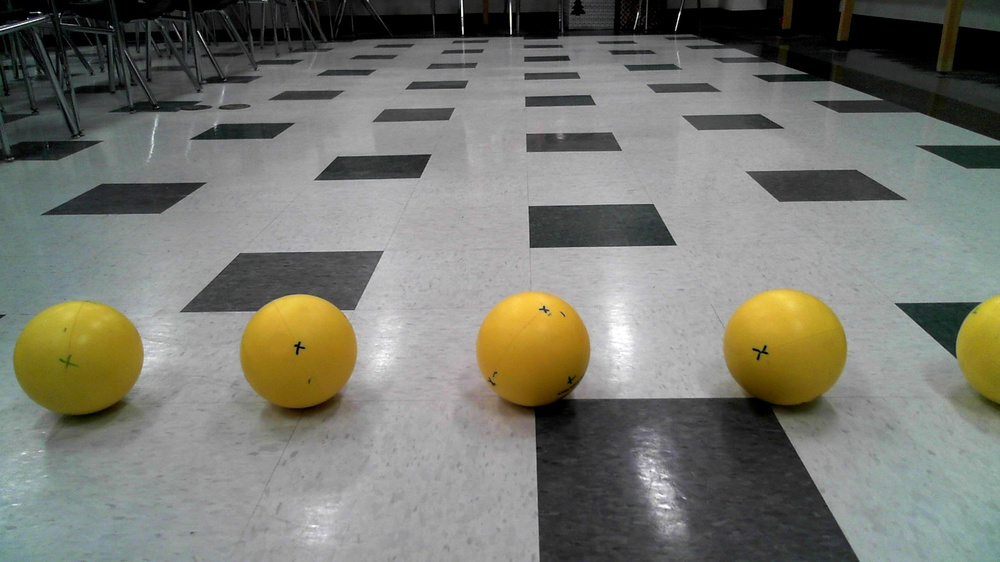
#> input picture calibrate/0_sourceImg/03.jpeg, 1000 x 562 px, shrunk from 1920 x 1080 before the run; its folder holds only this picture in this run
$ python 1_getConversions.py
#> lines starting #> are read from the running program, lines starting #| are printed output that depends on the picture; after the words box and inside, x2 and y2 are one past the last pixel; in counts of white or black regions, pixels touching at a corner belong together
import cv2
import numpy as np
import json
import os
import glob
import re


def process_fuel_images(input_folder, output_file, preview_folder):
#> called with input_folder = './0_sourceImg', output_file = '1_DataOut.json', preview_folder = './1_previews'
    if not os.path.exists(preview_folder):
        os.makedirs(preview_folder)

    image_paths = glob.glob(os.path.join(input_folder, "*.jpeg"))
    image_paths.sort(key=lambda f: int(re.search(r'(\d+)', os.path.basename(f)).group(1)), reverse=True)

    master_data = {}

    for img_path in image_paths:
        filename = os.path.basename(img_path)
        dist_match = re.search(r'(\d+)', filename)
        distance = int(dist_match.group(1)) if dist_match else 0

        img = cv2.imread(img_path)
#> img is the input picture: shape (562, 1000, 3); mean B, G, R 112.6, 121.3, 120.6
        if img is None: continue
        height, width, _ = img.shape
#> height = 562; width = 1000

        # 1. Improved Color Segmentation
        hsv = cv2.cvtColor(img, cv2.COLOR_BGR2HSV)
#> hsv: shape (562, 1000, 3); mean H, S, V 50.7, 33.1, 124.6
        lower_yellow = np.array([15, 90, 80])
        upper_yellow = np.array([40, 255, 255])
        mask = cv2.inRange(hsv, lower_yellow, upper_yellow)
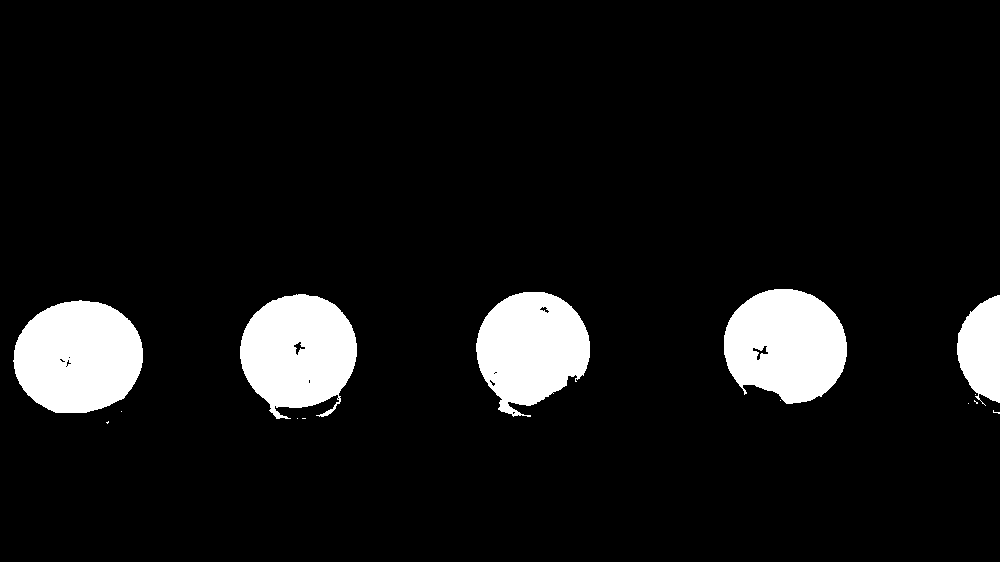
#> mask: shape (562, 1000); 8.3% white; 14 white regions (9 under 20 px), largest, box (x1, y1, x2, y2) and area: (13, 300, 143, 413) 11536, (724, 289, 847, 404) 10803, (240, 294, 357, 419) 10658, (476, 292, 590, 417) 10030, (957, 295, 1000, 406) 3479

        # Close gaps inside balls (logos, marks) and open to remove small noise
        kernel = np.ones((7, 7), np.uint8)
        mask = cv2.morphologyEx(mask, cv2.MORPH_CLOSE, kernel)
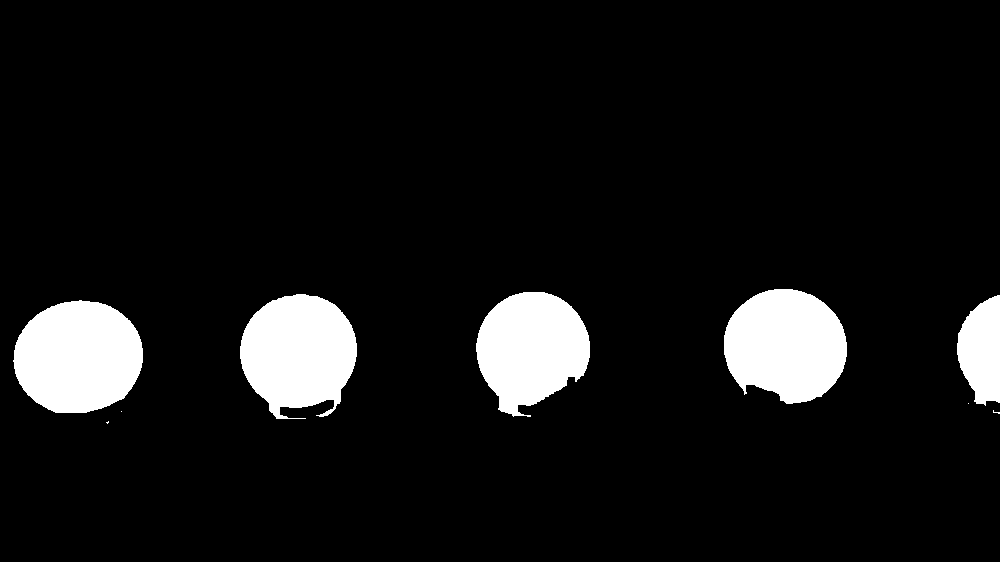
#> mask: shape (562, 1000); 8.4% white; 9 white regions (4 under 20 px), largest, box (x1, y1, x2, y2) and area: (13, 300, 143, 413) 11555, (724, 289, 847, 404) 10893, (240, 294, 357, 419) 10819, (476, 292, 590, 417) 10151, (957, 295, 1000, 406) 3581
        mask = cv2.morphologyEx(mask, cv2.MORPH_OPEN, kernel)
#> mask: shape (562, 1000); 8.3% white; 5 white regions

        # 2. Extract Detections
        contours, _ = cv2.findContours(mask, cv2.RETR_EXTERNAL, cv2.CHAIN_APPROX_SIMPLE)
#> contours = 5 contours; box (x1, y1, x2, y2) and area: (14, 301, 143, 413) 11375, (724, 289, 847, 404) 10690, (240, 294, 357, 415) 10492, (476, 292, 590, 414) 9909, (957, 296, 1000, 404) 3444
        candidates = []
        for cnt in contours:
            area = cv2.contourArea(cnt)
            if area < 100: continue
            M = cv2.moments(cnt)
            if M["m00"] != 0:
                cx, cy = int(M["m10"] / M["m00"]), int(M["m01"] / M["m00"])
                candidates.append({'x': cx, 'y': cy, 'area': area})
#> this loop made 5 passes
#> (area, cx, cy) on passes 1 to 5: (11375, 77, 356), (3444, 981, 350), (10492, 298, 351), (9909, 530, 348), (10690, 785, 344)
#> after the loop, candidates = 5 items

        if not candidates: continue

        # 3. Filter out reflections based on Y-density
        # Reflections are usually below the main row. We sort by Y (ascending = top to bottom)
        candidates.sort(key=lambda c: c['y'])

        # Heuristic: Find the most consistent Y-level (the real row)
        # We take the Y of the top-most few balls as the 'target'
        target_y = np.median([c['y'] for c in candidates[:min(len(candidates), 5)]])
#> target_y = 350
        # Reject anything significantly lower than the top row (reflecting below)
        # We allow a small buffer for lens distortion
        valid_candidates = [c for c in candidates if abs(c['y'] - target_y) < (height * 0.1)]
#> valid_candidates = 5 items

        if not valid_candidates: continue
        valid_candidates.sort(key=lambda b: b['x'])

        # 4. Grid Mapping with Conflict Resolution
        # Calculate pixel-to-index unit
        if len(valid_candidates) > 1:
            gaps = [valid_candidates[i + 1]['x'] - valid_candidates[i]['x'] for i in range(len(valid_candidates) - 1)]
#> gaps = [221, 232, 255, 196]
            pixel_unit = np.median(gaps)
#> pixel_unit = 226.5
            img_center_x = width / 2
#> img_center_x = 500

            # Map every candidate to an ID
            # If multiple balls hit the same ID, we keep the one with MINIMUM Y (top-most)
            id_map = {}
            for cand in valid_candidates:
                # Find relative ID
                rel_gap = (cand['x'] - valid_candidates[0]['x']) / pixel_unit
                # Estimate starting index based on image center if possible,
                # or just use first ball as anchor 0
                estimated_id = round(rel_gap)

                if estimated_id not in id_map or cand['y'] < id_map[estimated_id]['y']:
                    id_map[estimated_id] = cand
#> this loop made 5 passes
#> (cand, rel_gap) on passes 1 to 5: ({'x': 77, 'y': 356, 'area': 11375}, 0), ({'x': 298, 'y': 351, 'area': 10492}, 0.976), ({'x': 530, 'y': 348, 'area': 9909}, 2), ({'x': 785, 'y': 344, 'area': 10690}, 3.13), ({'x': 981, 'y': 350, 'area': 3444}, 3.99)
#> after the loop, id_map = 5 items

            # Normalize IDs to 0-10 range based on image centering
            all_ids = sorted(id_map.keys())
#> all_ids = [0, 1, 2, 3, 4]
            span = all_ids[-1] - all_ids[0]
#> span = 4
            offset = (10 - span) // 2 - all_ids[0]
#> offset = 3

            final_balls = []
            for raw_id, ball in id_map.items():
                final_id = max(0, min(10, raw_id + offset))
                final_balls.append({"index": final_id, "x": ball['x'], "y": ball['y']})
#> this loop made 5 passes
#> ball on passes 1 to 5: {'x': 77, 'y': 356, 'area': 11375}, {'x': 298, 'y': 351, 'area': 10492}, {'x': 530, 'y': 348, 'area': 9909}, {'x': 785, 'y': 344, 'area': 10690}, {'x': 981, 'y': 350, 'area': 3444}
#> after the loop, final_balls = 5 items
        else:
            final_balls = [{"index": 5, "x": valid_candidates[0]['x'], "y": valid_candidates[0]['y']}]

        # Final Common Y is the average of the "survivors"
        common_y = int(np.mean([b['y'] for b in final_balls]))
#> common_y = 349

        # 5. Export and Preview
        master_data[filename] = {"distance_ft": distance, "common_y": common_y, "balls": final_balls}

        preview_img = img.copy()
        cv2.line(preview_img, (0, common_y), (width, common_y), (0, 255, 0), 2)
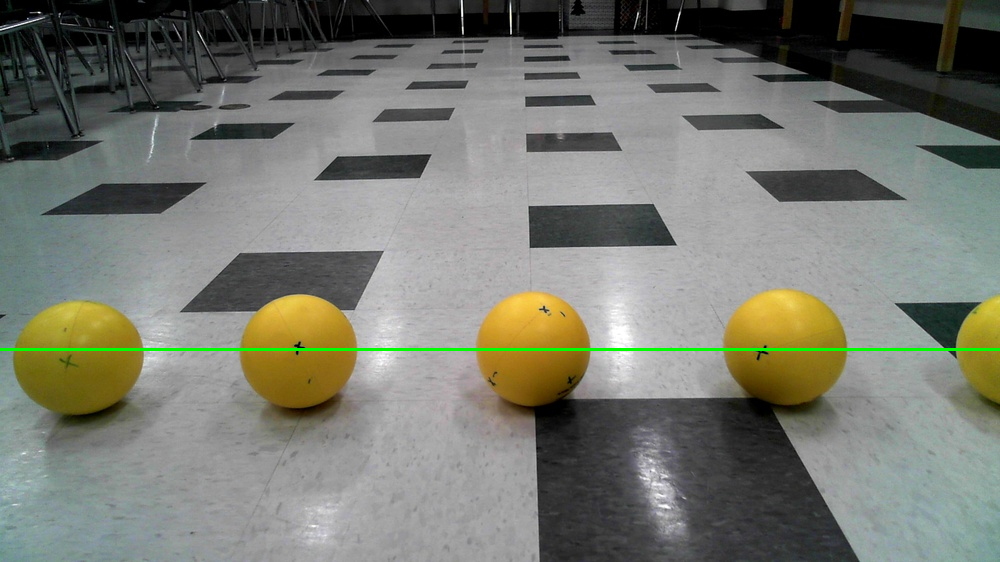
#> preview_img: shape (562, 1000, 3); 0.53% of pixels changed, all inside (x1, y1, x2, y2) = (0, 348, 1000, 351)
        for b in final_balls:
            cv2.circle(preview_img, (b['x'], b['y']), 8, (0, 0, 255), -1)
            cv2.putText(preview_img, f"ID:{b['index']}", (b['x'] - 15, b['y'] - 15),
                        cv2.FONT_HERSHEY_SIMPLEX, 0.6, (255, 255, 255), 2)
#> this loop made 5 passes
#> b on passes 1 to 5: {'index': 3, 'x': 77, 'y': 356}, {'index': 4, 'x': 298, 'y': 351}, {'index': 5, 'x': 530, 'y': 348}, {'index': 6, 'x': 785, 'y': 344}, {'index': 7, 'x': 981, 'y': 350}
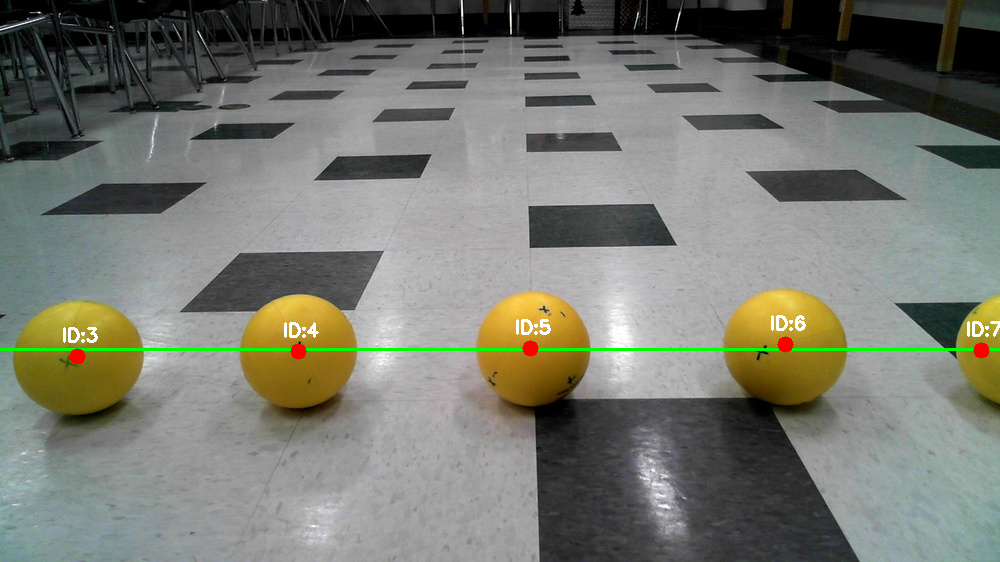
#> preview_img: shape (562, 1000, 3); 0.42% of pixels changed, all inside (x1, y1, x2, y2) = (63, 315, 1000, 365)

        cv2.imwrite(os.path.join(preview_folder, f"out_{filename}"), preview_img)

    with open(output_file, 'w') as f:
        json.dump(master_data, f, indent=4)
    print("Done. Reflections filtered.")


if __name__ == "__main__":
    process_fuel_images("./0_sourceImg", "1_DataOut.json", "./1_previews")

$ run again, on calibrate/0_sourceImg/04.jpeg
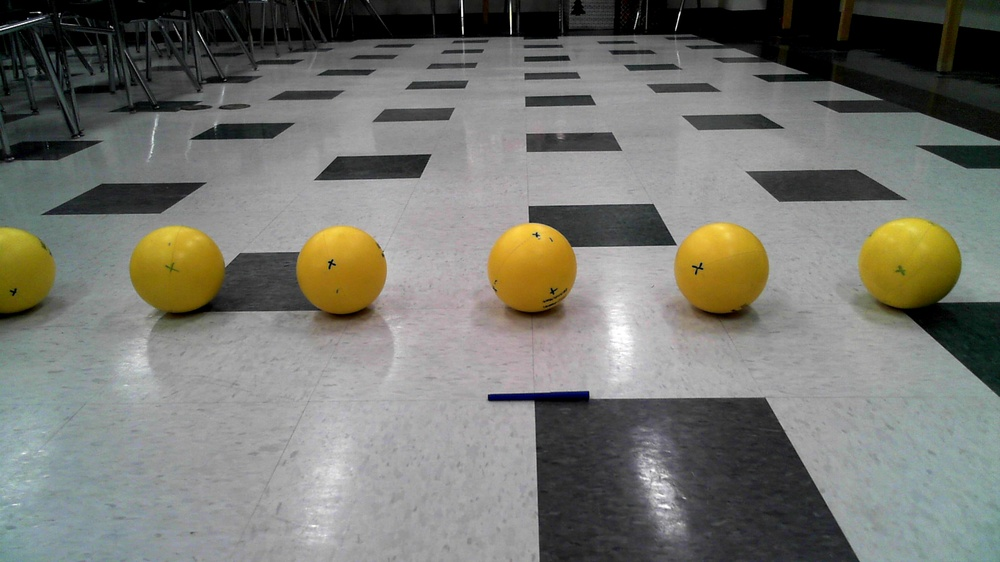
#> input picture calibrate/0_sourceImg/04.jpeg, 1000 x 562 px, shrunk from 1920 x 1080 before the run
#> in process_fuel_images, img is the input picture: shape (562, 1000, 3); mean B, G, R 112.5, 119.2, 118.8
#> hsv: shape (562, 1000, 3); mean H, S, V 56.5, 32.6, 122.7
#> in process_fuel_images, `mask = cv2.morphologyEx(mask, cv2.MORPH_CLOSE, kernel)`:
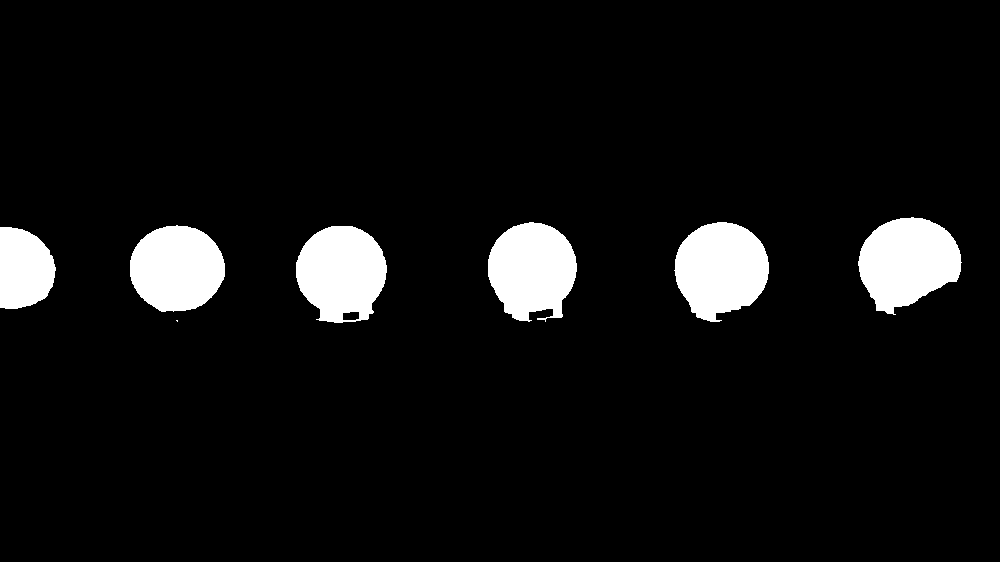
#> mask: shape (562, 1000); 6.7% white; 7 white regions (1 under 20 px), largest, box (x1, y1, x2, y2) and area: (858, 217, 962, 315) 7103, (674, 222, 769, 322) 7011, (296, 226, 387, 323) 6727, (488, 222, 577, 322) 6682, (130, 225, 225, 312) 6462, (0, 227, 56, 309) 3729
#> contours = 6 contours; box (x1, y1, x2, y2) and area: (859, 218, 961, 314) 6944, (675, 222, 769, 321) 6852, (296, 226, 387, 323) 6533, (488, 223, 577, 321) 6488, (130, 226, 225, 311) 6324, (0, 227, 55, 309) 3612
#> the loop in process_fuel_images, `for cnt in contours:` made 6 passes
#> (area, cx, cy) on passes 1 to 6: (3612.5, 23, 268), (6533, 341, 271), (6324.5, 176, 268), (6488, 531, 269), (6851.5, 720, 268), (6944, 907, 261)
#> after the loop in process_fuel_images, `for cnt in contours:`: candidates = 6 items
#> target_y = 268
#> valid_candidates = 6 items
#> gaps = [153, 165, 190, 189, 187]
#> pixel_unit = 187
#> the loop in process_fuel_images, `for cand in valid_candidates:` made 6 passes
#> (cand, rel_gap) on passes 1 to 6: ({'x': 23, 'y': 268, 'area': 3612.5}, 0), ({'x': 176, 'y': 268, 'area': 6324.5}, 0.818), ({'x': 341, 'y': 271, 'area': 6533}, 1.7), ({'x': 531, 'y': 269, 'area': 6488}, 2.72), ({'x': 720, 'y': 268, 'area': 6851.5}, 3.73), ({'x': 907, 'y': 261, 'area': 6944}, 4.73)
#> after the loop in process_fuel_images, `for cand in valid_candidates:`: id_map = 6 items
#> all_ids = [0, 1, 2, 3, 4, 5]
#> span = 5
#> offset = 2
#> the loop in process_fuel_images, `for raw_id, ball in id_map.items():` made 6 passes
#> ball on passes 1 to 6: {'x': 23, 'y': 268, 'area': 3612.5}, {'x': 176, 'y': 268, 'area': 6324.5}, {'x': 341, 'y': 271, 'area': 6533}, {'x': 531, 'y': 269, 'area': 6488}, {'x': 720, 'y': 268, 'area': 6851.5}, {'x': 907, 'y': 261, 'area': 6944}
#> after the loop in process_fuel_images, `for raw_id, ball in id_map.items():`: final_balls = 6 items
#> common_y = 267
#> the loop in process_fuel_images, `for b in final_balls:` made 6 passes
#> b on passes 1 to 6: {'index': 2, 'x': 23, 'y': 268}, {'index': 3, 'x': 176, 'y': 268}, {'index': 4, 'x': 341, 'y': 271}, {'index': 5, 'x': 531, 'y': 269}, {'index': 6, 'x': 720, 'y': 268}, {'index': 7, 'x': 907, 'y': 261}
#> after the loop in process_fuel_images, `for b in final_balls:`:
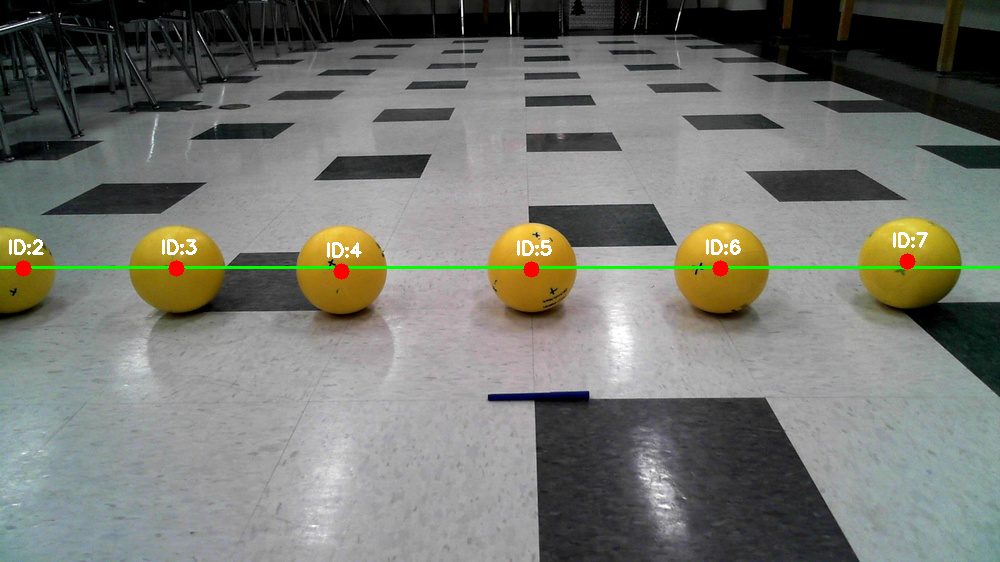
#> preview_img: shape (562, 1000, 3); mean B, G, R 112.6, 119.8, 118.4
